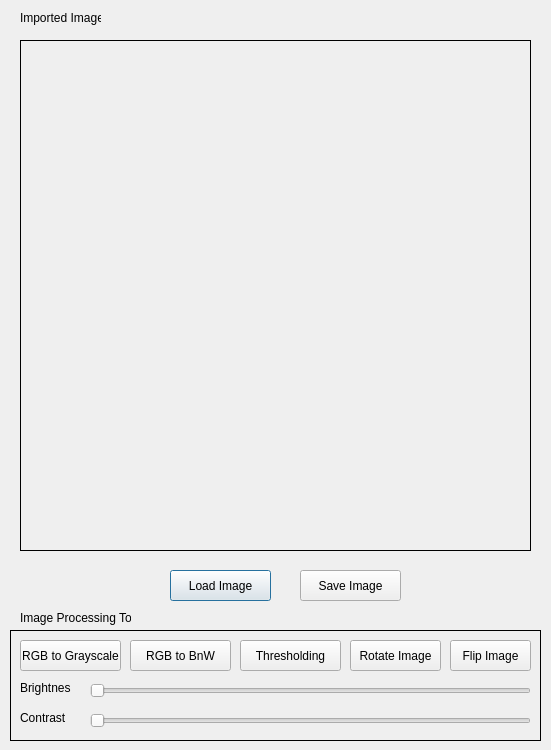
<?xml version="1.0" encoding="UTF-8"?>
<ui version="4.0">
 <class>Dialog</class>
 <widget class="QDialog" name="Dialog">
  <property name="geometry">
   <rect>
    <x>0</x>
    <y>0</y>
    <width>551</width>
    <height>750</height>
   </rect>
  </property>
  <property name="windowTitle">
   <string>Dialog</string>
  </property>
  <widget class="QLabel" name="label">
   <property name="geometry">
    <rect>
     <x>20</x>
     <y>40</y>
     <width>511</width>
     <height>511</height>
    </rect>
   </property>
   <property name="frameShape">
    <enum>QFrame::Box</enum>
   </property>
   <property name="text">
    <string/>
   </property>
   <property name="pixmap">
    <pixmap>../imgprocessing/sourcecode/lena.png</pixmap>
   </property>
  </widget>
  <widget class="QLabel" name="label_2">
   <property name="geometry">
    <rect>
     <x>20</x>
     <y>10</y>
     <width>81</width>
     <height>16</height>
    </rect>
   </property>
   <property name="text">
    <string>Imported Image </string>
   </property>
  </widget>
  <widget class="QPushButton" name="pushButton">
   <property name="geometry">
    <rect>
     <x>170</x>
     <y>570</y>
     <width>101</width>
     <height>31</height>
    </rect>
   </property>
   <property name="text">
    <string>Load Image</string>
   </property>
  </widget>
  <widget class="QPushButton" name="pushButton_2">
   <property name="geometry">
    <rect>
     <x>300</x>
     <y>570</y>
     <width>101</width>
     <height>31</height>
    </rect>
   </property>
   <property name="text">
    <string>Save Image</string>
   </property>
  </widget>
  <widget class="QPushButton" name="pushButton_3">
   <property name="geometry">
    <rect>
     <x>20</x>
     <y>640</y>
     <width>101</width>
     <height>31</height>
    </rect>
   </property>
   <property name="text">
    <string>RGB to Grayscale</string>
   </property>
  </widget>
  <widget class="QPushButton" name="pushButton_4">
   <property name="geometry">
    <rect>
     <x>130</x>
     <y>640</y>
     <width>101</width>
     <height>31</height>
    </rect>
   </property>
   <property name="text">
    <string>RGB to BnW</string>
   </property>
  </widget>
  <widget class="QSlider" name="horizontalSlider">
   <property name="geometry">
    <rect>
     <x>90</x>
     <y>680</y>
     <width>441</width>
     <height>22</height>
    </rect>
   </property>
   <property name="orientation">
    <enum>Qt::Horizontal</enum>
   </property>
  </widget>
  <widget class="QPushButton" name="pushButton_5">
   <property name="geometry">
    <rect>
     <x>240</x>
     <y>640</y>
     <width>101</width>
     <height>31</height>
    </rect>
   </property>
   <property name="text">
    <string>Thresholding</string>
   </property>
  </widget>
  <widget class="QLabel" name="label_5">
   <property name="geometry">
    <rect>
     <x>20</x>
     <y>680</y>
     <width>51</width>
     <height>16</height>
    </rect>
   </property>
   <property name="text">
    <string>Brightness</string>
   </property>
  </widget>
  <widget class="QSlider" name="horizontalSlider_2">
   <property name="geometry">
    <rect>
     <x>90</x>
     <y>710</y>
     <width>441</width>
     <height>22</height>
    </rect>
   </property>
   <property name="orientation">
    <enum>Qt::Horizontal</enum>
   </property>
  </widget>
  <widget class="QLabel" name="label_6">
   <property name="geometry">
    <rect>
     <x>20</x>
     <y>710</y>
     <width>51</width>
     <height>16</height>
    </rect>
   </property>
   <property name="text">
    <string>Contrast</string>
   </property>
  </widget>
  <widget class="QPushButton" name="pushButton_6">
   <property name="geometry">
    <rect>
     <x>350</x>
     <y>640</y>
     <width>91</width>
     <height>31</height>
    </rect>
   </property>
   <property name="text">
    <string>Rotate Image</string>
   </property>
  </widget>
  <widget class="QPushButton" name="pushButton_7">
   <property name="geometry">
    <rect>
     <x>450</x>
     <y>640</y>
     <width>81</width>
     <height>31</height>
    </rect>
   </property>
   <property name="text">
    <string>Flip Image</string>
   </property>
  </widget>
  <widget class="QLabel" name="label_7">
   <property name="geometry">
    <rect>
     <x>20</x>
     <y>610</y>
     <width>111</width>
     <height>16</height>
    </rect>
   </property>
   <property name="text">
    <string>Image Processing Tools</string>
   </property>
  </widget>
  <widget class="QLabel" name="label_8">
   <property name="geometry">
    <rect>
     <x>10</x>
     <y>630</y>
     <width>531</width>
     <height>111</height>
    </rect>
   </property>
   <property name="frameShape">
    <enum>QFrame::Panel</enum>
   </property>
   <property name="text">
    <string/>
   </property>
  </widget>
  <zorder>label_8</zorder>
  <zorder>label</zorder>
  <zorder>label_2</zorder>
  <zorder>pushButton</zorder>
  <zorder>pushButton_2</zorder>
  <zorder>pushButton_3</zorder>
  <zorder>pushButton_4</zorder>
  <zorder>horizontalSlider</zorder>
  <zorder>pushButton_5</zorder>
  <zorder>label_5</zorder>
  <zorder>horizontalSlider_2</zorder>
  <zorder>label_6</zorder>
  <zorder>pushButton_6</zorder>
  <zorder>pushButton_7</zorder>
  <zorder>label_7</zorder>
 </widget>
 <resources/>
 <connections>
  <connection>
   <sender>pushButton</sender>
   <signal>clicked()</signal>
   <receiver>label</receiver>
   <slot>clear()</slot>
   <hints>
    <hint type="sourcelabel">
     <x>209</x>
     <y>581</y>
    </hint>
    <hint type="destinationlabel">
     <x>222</x>
     <y>517</y>
    </hint>
   </hints>
  </connection>
  <connection>
   <sender>pushButton_2</sender>
   <signal>clicked()</signal>
   <receiver>label</receiver>
   <slot>clear()</slot>
   <hints>
    <hint type="sourcelabel">
     <x>350</x>
     <y>575</y>
    </hint>
    <hint type="destinationlabel">
     <x>344</x>
     <y>468</y>
    </hint>
   </hints>
  </connection>
  <connection>
   <sender>pushButton_3</sender>
   <signal>clicked()</signal>
   <receiver>label</receiver>
   <slot>clear()</slot>
   <hints>
    <hint type="sourcelabel">
     <x>68</x>
     <y>642</y>
    </hint>
    <hint type="destinationlabel">
     <x>67</x>
     <y>409</y>
    </hint>
   </hints>
  </connection>
  <connection>
   <sender>pushButton_4</sender>
   <signal>clicked()</signal>
   <receiver>label</receiver>
   <slot>clear()</slot>
   <hints>
    <hint type="sourcelabel">
     <x>163</x>
     <y>642</y>
    </hint>
    <hint type="destinationlabel">
     <x>156</x>
     <y>501</y>
    </hint>
   </hints>
  </connection>
  <connection>
   <sender>pushButton_5</sender>
   <signal>clicked()</signal>
   <receiver>label</receiver>
   <slot>clear()</slot>
   <hints>
    <hint type="sourcelabel">
     <x>282</x>
     <y>645</y>
    </hint>
    <hint type="destinationlabel">
     <x>287</x>
     <y>515</y>
    </hint>
   </hints>
  </connection>
  <connection>
   <sender>pushButton_6</sender>
   <signal>clicked()</signal>
   <receiver>label</receiver>
   <slot>clear()</slot>
   <hints>
    <hint type="sourcelabel">
     <x>425</x>
     <y>646</y>
    </hint>
    <hint type="destinationlabel">
     <x>418</x>
     <y>496</y>
    </hint>
   </hints>
  </connection>
  <connection>
   <sender>pushButton_7</sender>
   <signal>clicked()</signal>
   <receiver>label</receiver>
   <slot>clear()</slot>
   <hints>
    <hint type="sourcelabel">
     <x>482</x>
     <y>648</y>
    </hint>
    <hint type="destinationlabel">
     <x>488</x>
     <y>461</y>
    </hint>
   </hints>
  </connection>
  <connection>
   <sender>horizontalSlider_2</sender>
   <signal>actionTriggered(int)</signal>
   <receiver>label</receiver>
   <slot>clear()</slot>
   <hints>
    <hint type="sourcelabel">
     <x>457</x>
     <y>711</y>
    </hint>
    <hint type="destinationlabel">
     <x>444</x>
     <y>526</y>
    </hint>
   </hints>
  </connection>
  <connection>
   <sender>horizontalSlider</sender>
   <signal>actionTriggered(int)</signal>
   <receiver>label</receiver>
   <slot>clear()</slot>
   <hints>
    <hint type="sourcelabel">
     <x>122</x>
     <y>691</y>
    </hint>
    <hint type="destinationlabel">
     <x>125</x>
     <y>491</y>
    </hint>
   </hints>
  </connection>
 </connections>
</ui>
